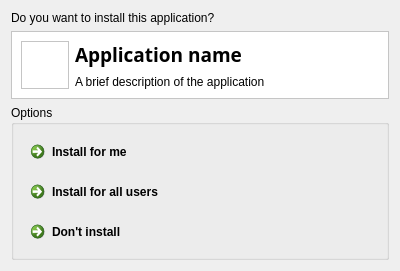
<?xml version="1.0" encoding="UTF-8"?>
<ui version="4.0">
 <class>Form</class>
 <widget class="QWidget" name="Form">
  <property name="geometry">
   <rect>
    <x>0</x>
    <y>0</y>
    <width>400</width>
    <height>266</height>
   </rect>
  </property>
  <property name="windowTitle">
   <string>Form</string>
  </property>
  <layout class="QVBoxLayout" name="verticalLayout_3">
   <item>
    <widget class="QLabel" name="label_3">
     <property name="text">
      <string>Do you want to install this application?</string>
     </property>
    </widget>
   </item>
   <item>
    <widget class="QFrame" name="frame">
     <property name="styleSheet">
      <string notr="true">background-color: #fff</string>
     </property>
     <property name="frameShape">
      <enum>QFrame::StyledPanel</enum>
     </property>
     <property name="frameShadow">
      <enum>QFrame::Raised</enum>
     </property>
     <layout class="QHBoxLayout" name="horizontalLayout">
      <item>
       <widget class="QGraphicsView" name="app_logo">
        <property name="maximumSize">
         <size>
          <width>48</width>
          <height>48</height>
         </size>
        </property>
        <property name="interactive">
         <bool>false</bool>
        </property>
       </widget>
      </item>
      <item>
       <layout class="QVBoxLayout" name="verticalLayout">
        <item>
         <widget class="QLabel" name="app_name">
          <property name="font">
           <font>
            <family>Droid Sans</family>
            <pointsize>14</pointsize>
            <weight>75</weight>
            <bold>true</bold>
           </font>
          </property>
          <property name="text">
           <string>Application name</string>
          </property>
         </widget>
        </item>
        <item>
         <widget class="QLabel" name="app_byline">
          <property name="text">
           <string>A brief description of the application</string>
          </property>
         </widget>
        </item>
       </layout>
      </item>
     </layout>
    </widget>
   </item>
   <item>
    <widget class="QGroupBox" name="groupBox">
     <property name="title">
      <string>Options</string>
     </property>
     <layout class="QVBoxLayout" name="verticalLayout_2">
      <item>
       <widget class="QCommandLinkButton" name="user_install_button">
        <property name="text">
         <string>Install for me</string>
        </property>
       </widget>
      </item>
      <item>
       <widget class="QCommandLinkButton" name="system_install_button">
        <property name="text">
         <string>Install for all users</string>
        </property>
       </widget>
      </item>
      <item>
       <widget class="QCommandLinkButton" name="cancel_button">
        <property name="text">
         <string>Don't install</string>
        </property>
        <property name="icon">
         <iconset theme="edit-delete">
          <normaloff>../../../</normaloff>../../../</iconset>
        </property>
       </widget>
      </item>
     </layout>
    </widget>
   </item>
  </layout>
 </widget>
 <resources/>
 <connections/>
</ui>
